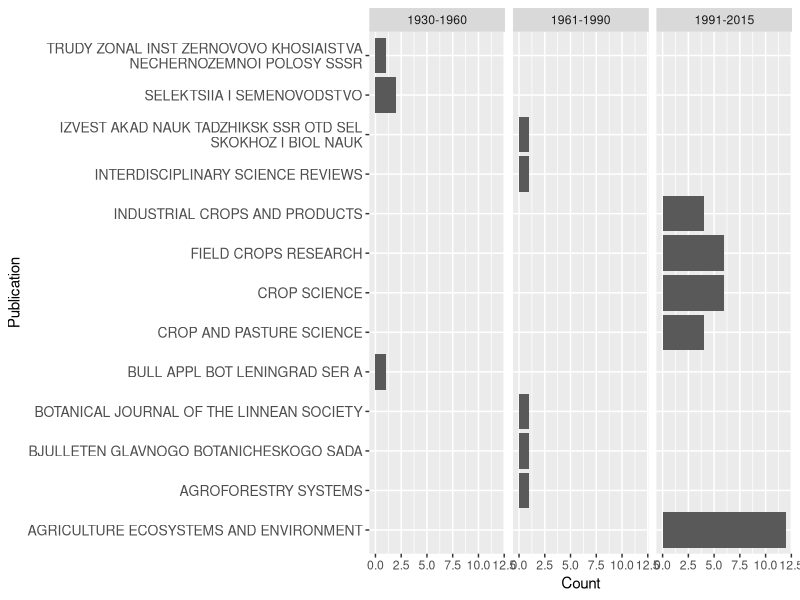
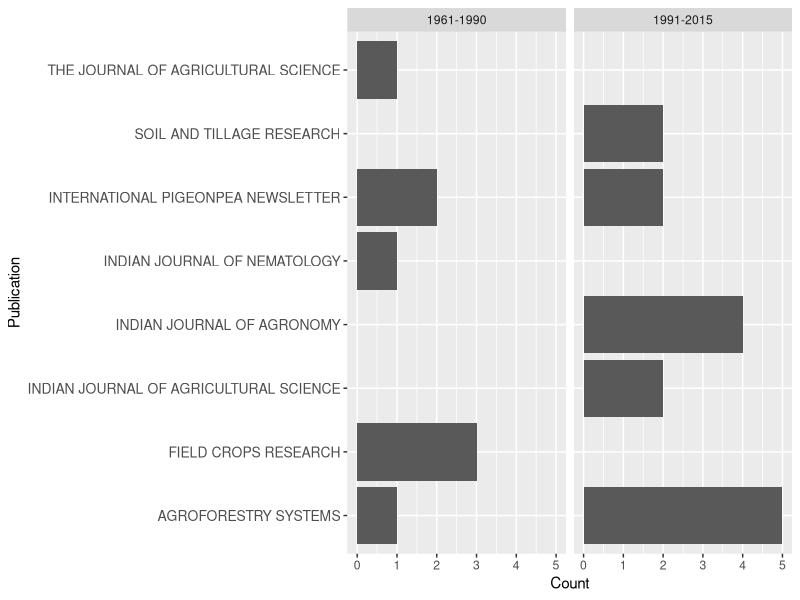
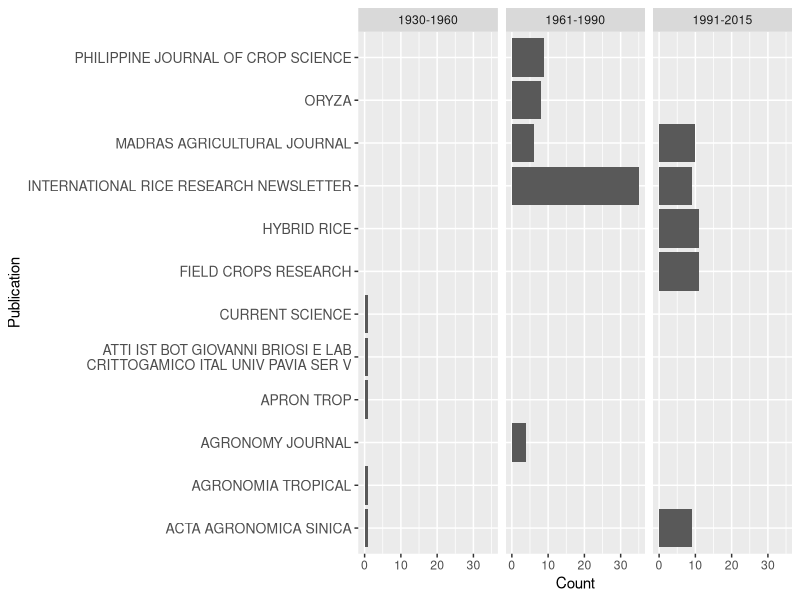
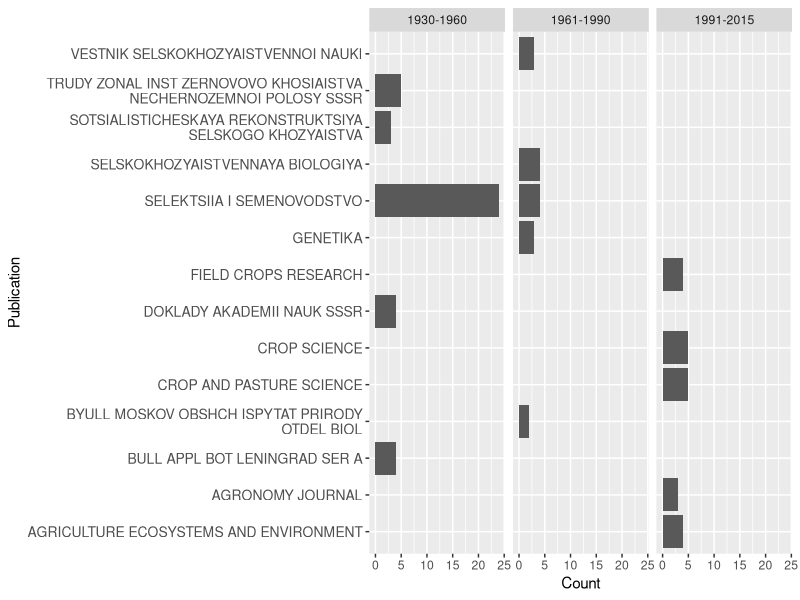
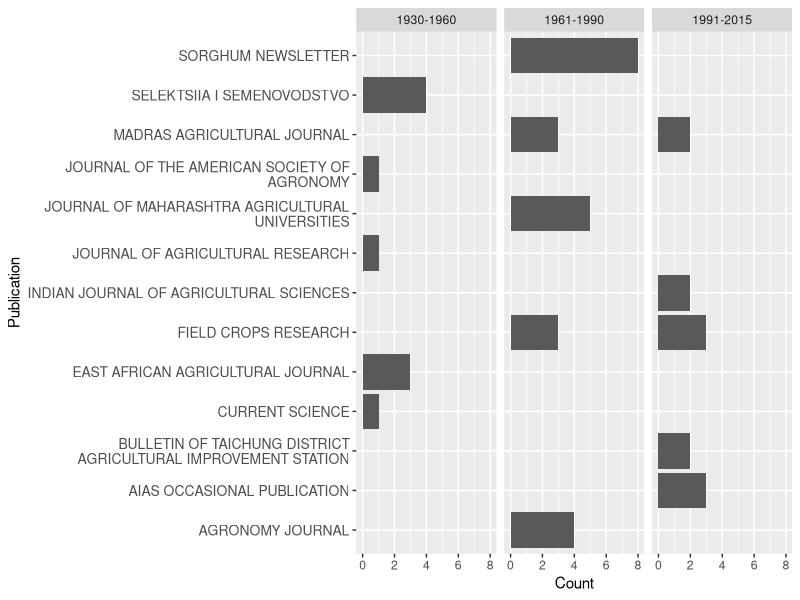
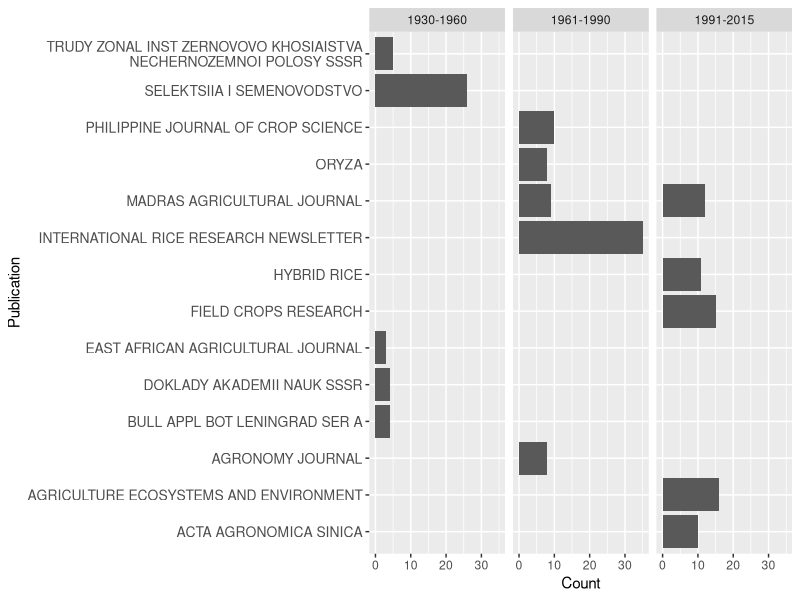

These charts were generated, in order, by the following R code:
## Import Data
d <- data.frame(year = read.csv("P_grains_relevant.csv")$Publication.Year,
                Publication = read.csv("P_grains_relevant.csv")$Publication.Title,
                tags = read.csv("P_grains_relevant.csv")$Manual.Tags)

d$Publication <- as.character(d$Publication)

d_replace <- read.csv("pairs/pairs-j-em-replace.csv", colClasses = "character")

## Replace from replace with replacement

for (i in 1:nrow(d_replace)){
    d$Publication[d$Publication == d_replace$replace[i]] <- d_replace$replacement[i]
}

## Replace "&" with "and"
d$Publication <- gsub("&", "and", d$Publication, ignore.case=T)

## Remove punctuation
d$Publication <- gsub("[[:punct:]]", "", d$Publication)

## Remove extra spaces
d$Publication <- gsub("[ ]+", " ", d$Publication, perl=T)

## upcase
d$Publication <- toupper(d$Publication)

## journal titles per period

require(reshape2)
require(plyr)

dates.min <- c(min(d$year), min(d$year)+30*c(1:2)+1)
dates.max <- c(min(d$year)+30*c(1:2),max(d$year))
dates <- c(1929+30*c(0:2), max(d$year))

d.list <- split(d,f=cut(d$year, breaks=dates, labels = paste(dates.min, dates.max, sep= "-")))
d <- ldply(d.list, .id="period")

## list per crop

d.list <- list(grain = d[grep("search.grain", d$tags),][,c("Publication","period")],
               pigeonpea = d[grep("search.pigeonpea", d$tags),][,c("Publication","period")],
               rice = d[grep("search.rice", d$tags),][,c("Publication","period")],
               rye_wheat = d[sort(
                   unique(unlist(sapply(c("search.rye", "search.wheat"),
                                        grep, d$tags), recursive=T))),][,c("Publication","period")],
               sorghum = d[grep("search.sorghum", d$tags),][,c("Publication","period")],
               all = d[,c("Publication","period")])

## Count publications per period

d.list.summary <- lapply(d.list, ddply, .(period, Publication),
                         summarise,
                         Count = length(Publication))

## Calculate publication count for the period, and normalize counts

d.list.summary <- lapply(d.list.summary, ddply, .(period),
                         mutate,
                         n.period = length(Publication),
                         n.norm = Count/n.period)

## Flatten, arrange dataframe

d.df.summary <- ldply(d.list.summary, .id="key")
d.df.summary <- arrange(d.df.summary, key, desc(period), desc(n.norm),
                        Publication)

## Select top 5 publications per time period

d.df.summary <- ddply(d.df.summary, .(key, period), function(x) x[1:5,])

detach(package:reshape2, unload=T)
detach(package:plyr, unload=T)

## Wrap names

require(stringr)
d.df.summary$Publication <- str_wrap(d.df.summary$Publication, width=40)
detach(package:stringr, unload=T)

## Select complete cases

d.df.summary <- d.df.summary[complete.cases(d.df.summary),]

## Create Plots

require(ggplot2)

for (i in unique(d.df.summary$key)){

    g <- ggplot(d.df.summary[d.df.summary$key == i,],
                aes(x=Publication, y=Count))+
        geom_bar(stat="identity")+
            facet_grid(. ~ period, scale = "free_y")+
                theme(axis.text.y = element_text(size = 10))+
                coord_flip()

    ggsave(g,file=paste(getwd(),"/figures/","publications-3periods-",
                 i,".pdf",sep=""), width = 7, height = 7, units = "in")

}

detach(package:ggplot2, unload=T)
